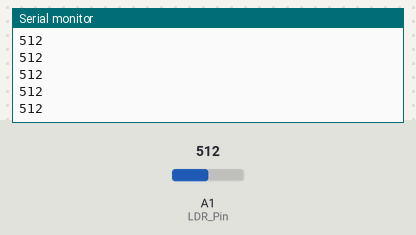
Simulated run of this sketch. Board: Arduino Uno, built with avr-gcc and run on an emulated ATmega328P. On the bench: the last lines printed to the serial monitor. Inputs (shaded band) come from the test bench; at power-on: A1 (LDR_Pin) = 512.

Above: at 1.2 s.
1.3 s: A1 (LDR_Pin) set to 716
At 1.68 s:
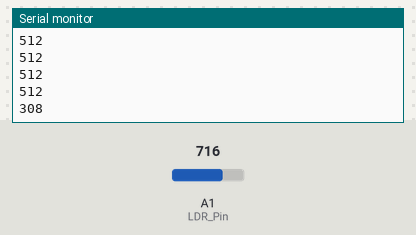
2.8 s: A1 (LDR_Pin) set to 900
At 2.93 s:
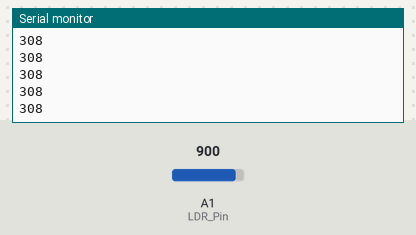
Timing chart, 0 to 5.8 s (numbered marks = the images above; inputs shaded):
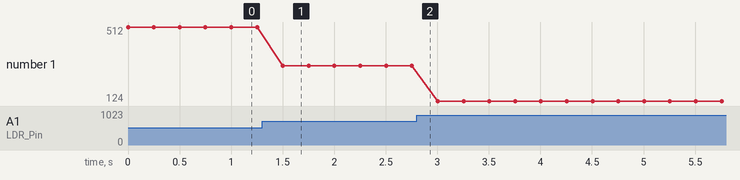

The sketch:

Simple_Photoresistor.ino
```cpp
int LDR_Pin = A1; //analog pin 0

void setup(){
  Serial.begin(9600);
}

void loop(){
  int LDRReading = analogRead(LDR_Pin);

  Serial.println(1024 - LDRReading);
  delay(250); //just here to slow down the output for easier reading
}
```

Measured:
- after the input at 1.3 s, the serial monitor: prints a new line after 0.20 s (image 1)
- plotted number 1: 512 → 308 after the input at 1.3 s, 308 → 124 after the input at 2.8 s
